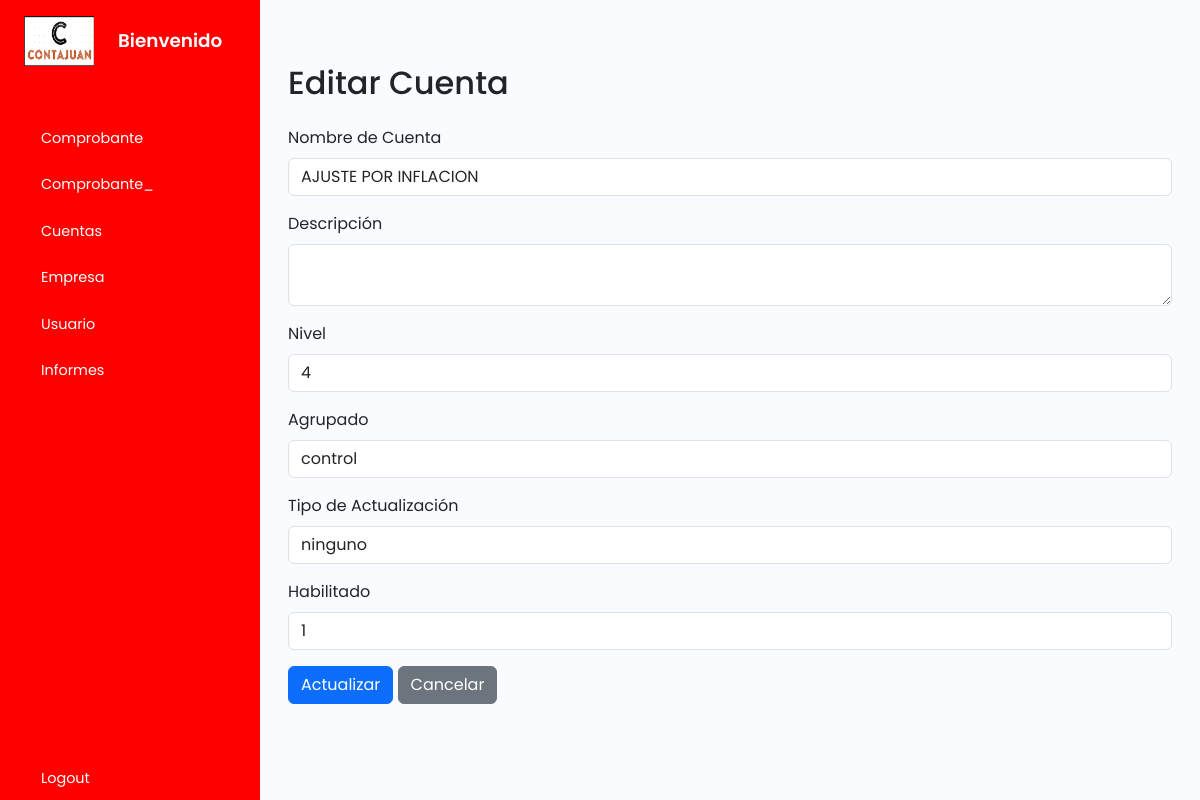
The page /tcuentas/update.php?id=42101000 on the database its author committed.
### tables this page shows
CREATE TABLE `tcuentas` (
  `codigo` int(11) NOT NULL,
  `nombrecuenta` varchar(255) NOT NULL,
  `descripcion` varchar(255) NOT NULL,
  `nivel` int(11) NOT NULL,
  `agrupado` varchar(255) NOT NULL,
  `tipoactualizacion` varchar(255) NOT NULL,
  `habilitado` int(11) NOT NULL
);

### tcuentas/update.php (the view, shortened to what this page needs)
<?php
    include_once("../plantilla/inicio.php");
    include_once ('../cone.php');
?>
        <div class="main p-3">
        <div class="container mt-5">
            <h2 class="mb-4">Editar Cuenta</h2>
            <?php
            if (isset($_GET['id'])) {
                $codigo = $_GET['id'];
                $sql = "SELECT * FROM tcuentas WHERE codigo='$codigo'";
                $result = $conn->query($sql);
                if ($result->num_rows > 0) {
                    $row = $result->fetch_assoc();
                } else {
                    echo "<div class='alert alert-warning' role='alert'>No se encontró el registro</div>";
                }
            }
            ?>
            <form method="post" action="update.php">
                <div class="mb-3">
                    <label for="nombrecuenta" class="form-label">Nombre de Cuenta</label>
                    <input type="text" class="form-control" id="nombrecuenta" name="nombrecuenta" value="<?php echo $row['nombrecuenta']; ?>" required>
                </div>
                <div class="mb-3">
                    <label for="descripcion" class="form-label">Descripción</label>
                    <textarea class="form-control" id="descripcion" name="descripcion" required><?php echo $row['descripcion']; ?></textarea>
                </div>
                <div class="mb-3">
                    <label for="nivel" class="form-label">Nivel</label>
                    <input type="number" class="form-control" id="nivel" name="nivel" value="<?php echo $row['nivel']; ?>" required>
                </div>
                <div class="mb-3">
                    <label for="agrupado" class="form-label">Agrupado</label>
                    <input type="text" class="form-control" id="agrupado" name="agrupado" value="<?php echo $row['agrupado']; ?>" required>
                </div>
                <div class="mb-3">
                    <label for="tipoactualizacion" class="form-label">Tipo de Actualización</label>
                    <input type="text" class="form-control" id="tipoactualizacion" name="tipoactualizacion" value="<?php echo $row['tipoactualizacion']; ?>" required>
                </div>
                <div class="mb-3">
                    <label for="habilitado" class="form-label">Habilitado</label>
                    <input type="text" class="form-control" id="habilitado" name="habilitado" value="<?php echo $row['habilitado']; ?>" required>
                </div>
                <button type="submit" class="btn btn-primary">Actualizar</button>
                <a href="index.php" class="btn btn-secondary">Cancelar</a>
            </form>
        </div>
        </div>
    </div>
    <?php
    include_once("../plantilla/final.php");
?>

### style.css (style rules this page uses)
a { text-decoration: none; }
body { font-family: 'Poppins', sans-serif; }
.main { min-height: 100vh; width: 100%; overflow: hidden; transition: all 0.35s ease-in-out; background-color: #fafbfe; }

### rows shown on the page
tcuentas: nombrecuenta "AJUSTE POR INFLACION", nivel "4", agrupado "control", tipoactualizacion "ninguno", habilitado "1"
